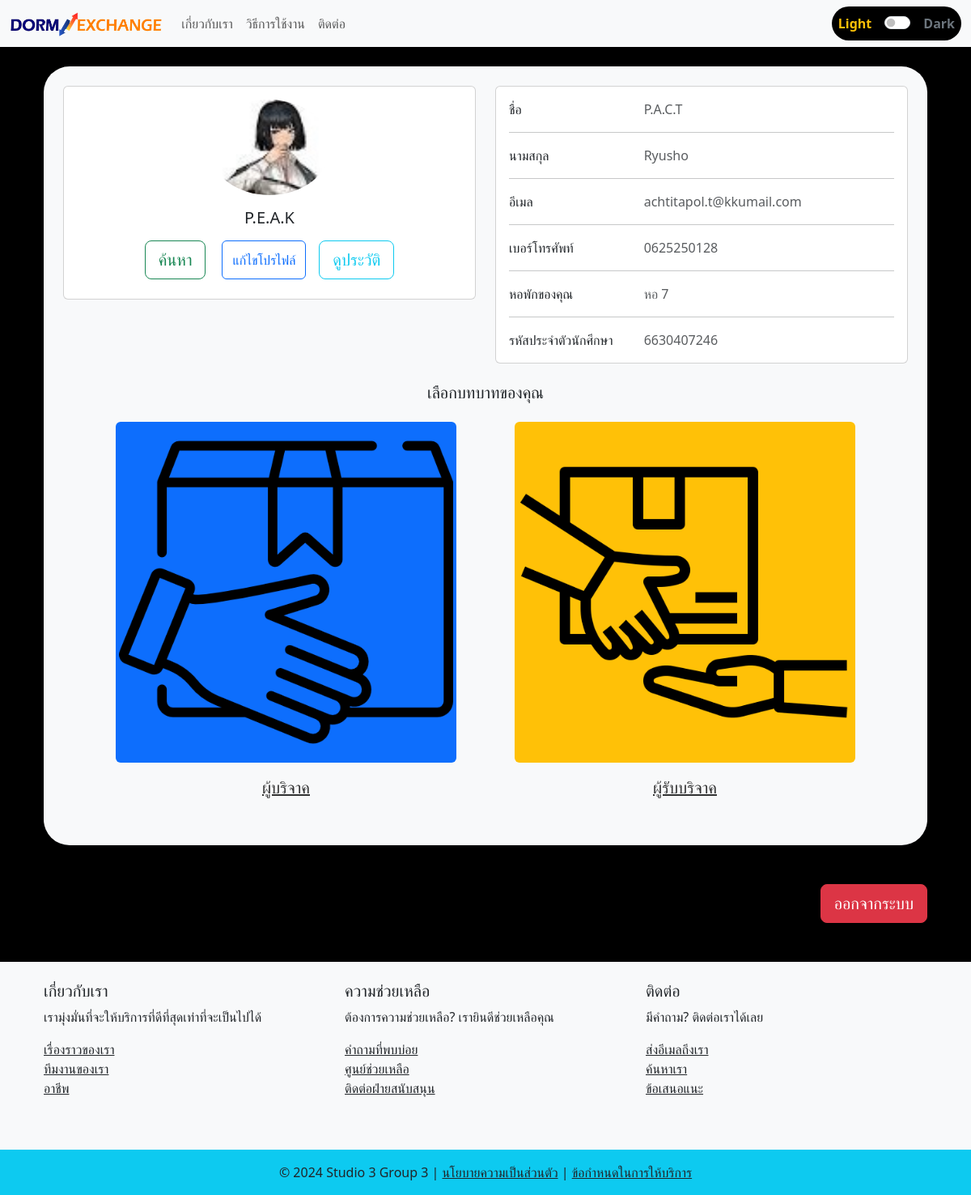
Page /profile/6/ (signed in) on the committed database.
### myapp/models.py (models this page shows)
class UserProfile(models.Model):
    user = models.OneToOneField(User, on_delete=models.CASCADE, related_name="profile")
    profile_picture = models.ImageField(
        upload_to="profile_pictures/", blank=True, null=True
    )
    dorm = models.CharField(max_length=100)
    phone_number = models.IntegerField()
    student_ID = models.IntegerField()
    def __str__(self):
        return self.user.username

### myapp/views.py (the view)
# urls.py: path('profile/<int:id>/', views.profile, name='profile'),
@login_required
def profile(request, id):
    user_profile = get_object_or_404(UserProfile, id=id)
    context = {
        'user': request.user,
        'user_profile': user_profile,
    }
    print(context)
    return render(request, 'myweb/profile.html', context)

### myapp/templates/myweb/profile.html (shortened to what this page needs)
{% extends 'myweb/base.html' %}
{% load static %}
{% block background_style %}
background-color: rgba(0, 0, 0);
{% endblock %}
{% block content %}
    <div class="container my-4">
        <div class="bg-light rounded-5 shadow-sm p-4" id ="profile_bg">
            <div class="row">
                <div class="col-lg-6">
                    <div class="card mb-4">
                        <div class="card-body text-center">
                            {% if user_profile.profile_picture %}
                                <img src="{{ user_profile.profile_picture.url }}" alt="Profile Picture" class="rounded-circle" style="width: 150px;">
                            {% else %}
                                <img src="{% static 'images/icon_accout.png' %}" alt="Default Profile Picture" class="rounded-circle" style="width: 150px;">
                            {% endif %}
                            <h5 class="my-3">{{ user_profile.user.username }}</h5>
                            <div class="d-flex justify-content-center mb-2">
                                {% if user.id == user_profile.user.id %}
                                <button type="button" class="btn btn-outline-success mx-3 btn-lg"
                                    onclick="location.href='{% url 'search_posts' user_profile.user.id %}'"
                                    onmouseover="this.classList.add('text-white')"
                                    onmouseout="this.classList.remove('text-white')">
                                    ค้นหา
                                </button>
                                    <button type="button" class="btn btn-outline-primary ms-1" data-bs-toggle="modal" data-bs-target="#editProfileModal">
                                        แก้ไขโปรไฟล์
                                    </button>
                                {% endif %}
                                <button type="button" class="btn btn-outline-info btn-lg mx-3 text-info"
                                    onclick="location.href='{% url 'post_history' user_profile.id %}'"
                                    onmouseover="this.classList.add('text-white')"
                                    onmouseout="this.classList.remove('text-white')">
                                    ดูประวัติ
                                </button>
                            </div>
                        </div>
                    </div>
                </div>
                <div class="col-lg-6">
                    <div class="card mb-4">
                        <div class="card-body">
                            <div class="row">
                                <div class="col-sm-4">
                                    <p class="mb-0">ชื่อ</p>
                                </div>
                                <div class="col-sm-8">
                                    <p class="text-muted mb-0">{{ user_profile.user.first_name }}</p>
                                </div>
                            </div>
                            <hr>
                            <div class="row">
                                <div class="col-sm-4">
                                    <p class="mb-0">นามสกุล</p>
                                </div>
                                <div class="col-sm-8">
                                    <p class="text-muted mb-0">{{ user_profile.user.last_name }}</p>
                                </div>
                            </div>
                            <hr>
                            <div class="row">
                                <div class="col-sm-4">
                                    <p class="mb-0">อีเมล</p>
                                </div>
                                <div class="col-sm-8">
                                    <p class="text-muted mb-0">{{ user_profile.user.email }}</p>
                                </div>
                            </div>
                            <hr>
                            <div class="row">
                                <div class="col-sm-4">
                                    <p class="mb-0">เบอร์โทรศัพท์</p>
                                </div>
                                <div class="col-sm-8">
                                    <p class="text-muted mb-0">0{{ user_profile.phone_number }}</p>
                                </div>
                            </div>
                            <hr>
                            <div class="row">
                                <div class="col-sm-4">
                                    <p class="mb-0">หอพักของคุณ</p>
                                </div>
                                <div class="col-sm-8">
                                    <p class="text-muted mb-0">{{ user_profile.dorm }}</p>
                                </div>
                            </div>
                            <hr>
                            <div class="row">
                                <div class="col-sm-4">
                                    <p class="mb-0">รหัสประจำตัวนักศึกษา</p>
                                </div>
                                <div class="col-sm-8">
                                    <p class="text-muted mb-0">{{ user_profile.student_ID }}</p>
                                </div>
                            </div>
                        </div>
                    </div>
                </div>
            </div>
            {% if user.id == user_profile.user.id %}
                <div class="text-center col-12">
                    <div class="mb-4" id = "profile_text">
                        <h5>เลือกบทบาทของคุณ</h5>
                    </div>
                    <div class="row justify-content-center">
                        <div class="col-lg-5 col-md-6 col-sm-8 mb-3 mx-4" id="profile_text">
                            <a href="{% url 'giver' %}">
                                <figure class="d-block h-100 text-center figure-hover" data-url="{% url 'giver' %}" onclick="selectRole(this)">
                                    <img class="img-fluid img-thumbnail bg-primary" src="{% static 'images/package.png' %}" alt="Giver">
                                    <figcaption class="fs-5 mt-3">ผู้บริจาค</figcaption>
                                </figure>
                            </a>
                        </div>
                        <div class="col-lg-5 col-md-6 col-sm-8 mb-3 mx-4" id="profile_text">
                            <a href="{% url 'receiver' %}">
                                <figure class="d-block h-100 text-center figure-hover" data-url="{% url 'receiver' %}" onclick="selectRole(this)">
                                    <img class="img-fluid img-thumbnail bg-warning" src="{% static 'images/receiver.png' %}" alt="Receiver">
                                    <figcaption class="fs-5 mt-3">ผู้รับบริจาค</figcaption>
                                </figure>
                            </a>
                        </div>
                    </div>
                    </div>
                </div>
            {% endif %}
        {% if user_profile.user.id == user.id %}
            <form action="{% url 'logout' %}" method="post" class="mb-4 mt-5 text-center text-lg-end">
                <button type="submit" class="btn btn-danger btn-lg text-white">ออกจากระบบ</button>
            </form>
        {% else %}
            <div class="text-center text-lg-end text-white">
                <a href="javascript:history.back()" class="btn btn-secondary btn-lg text-white">ย้อนกลับ</a>
            </div>
        {% endif %}
    </div>
</div>
{% endblock %}

### myapp/templates/myweb/profile.html (style rules this page uses)
.img-thumbnail { border: 0; }
.figure-hover img { transition: opacity 0.3s ease; }
.figure-hover figcaption { transition: opacity 0.3s ease; }

### myapp/templates/myweb/base.html (style rules this page uses)
.bg-light a { color: rgba(0, 0, 0, 0.8); }
body { transition: background-color 0.6s ease, color 0.6s ease; }
.navbar, #footer_bg, #profile_bg, #profile_text { transition: background-color 0.5s ease, color 0.5s ease; }
a { transition: color 0.5s ease; }

### rows in the picture
UserProfile: profile_picture (picture), user.username "P.E.A.K", user.first_name "P.A.C.T", user.last_name "Ryusho", user.email "achtitapol.t@kkumail.com", phone_number "625250128", dorm "หอ 7", student_ID "6630407246"
